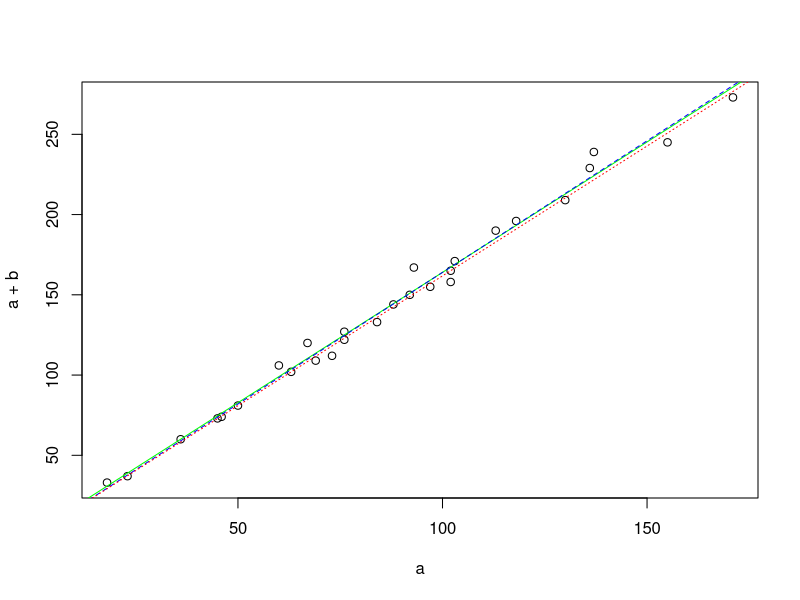
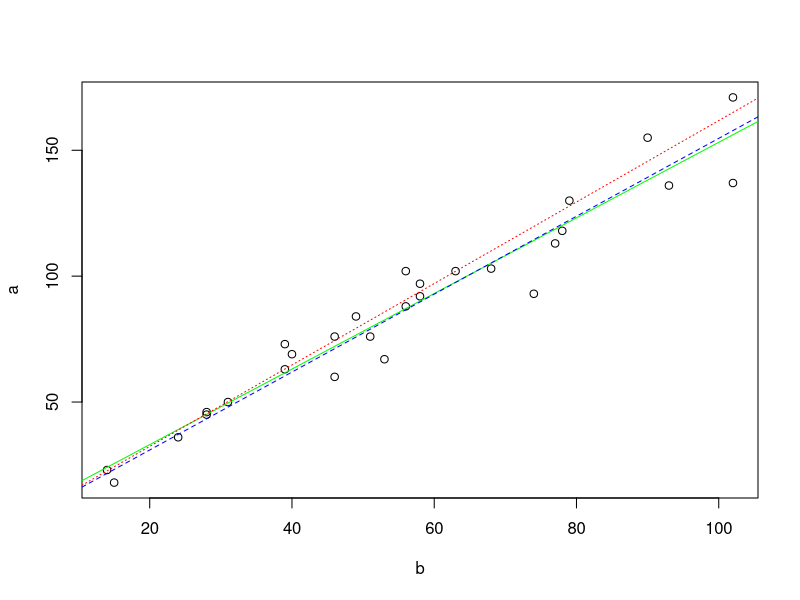
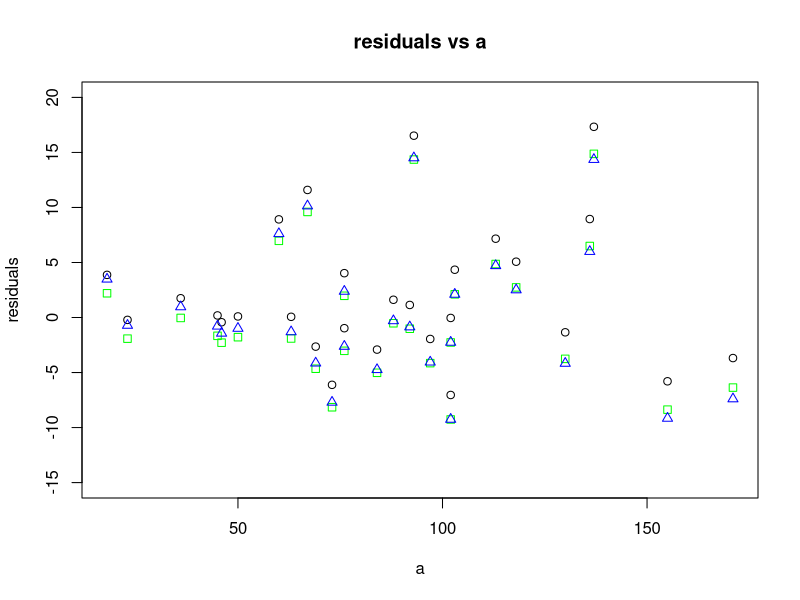

The R script that drew these images, in order:
library(readxl)
setwd('/Users/smanurung/Documents/unimelb/Methods of Math Stats/Lab/linear-regression')

moz = read_excel('Mozart.xls')
moz = as.matrix(moz)
a = moz[,2] # Mozart's development/recapitulation
b = moz[,1] # Mozart's exposition

##############################################################
# a+b vs a
##############################################################

## regression with intercept
plot(a, a+b)
reg = lm(a+b ~ a)
summary(reg) # TODO: understand every details information!
intercept = coef(reg)[1]
slope = coef(reg)[2]
#lines(a, slope*a + intercept, col="red")
abline(reg, lty="solid", col='green')

# regression fit w/o intercept
reg0 = lm(a+b ~ 0+a)
summary(reg0)
slope0 = coef(reg0)
#lines(a, slope0*a, col="blue")
abline(reg0, lty="dashed", col="blue")

# TODO: then, how could we evaluate the meaning of both slopes?

# golden ratio line
goldenSlope = (1 + sqrt(5)) / 2
abline(0, goldenSlope, lty='dotted', col="red")
# Golden line is very similar to the other two lines though the small gap is obvious.

x.bar = mean(a+b/a)
phi = goldenSlope
# The difference is around 0.03, with x.bar less than phi.
# And yes, sample mean is close to phi.

# x.bar > slope w/o intercept > slope w/ intercept > goldenSlope.

##############################################################
# a vs b
##############################################################

## Regression fit w/ intercept
plot(b, a)
reg2 = lm(a ~ b)
summary(reg2)
abline(reg2, lty='solid', col='green')

# regression fit w/o intercept
reg20 = lm(a ~ 0+b)
summary(reg20)
abline(reg20, lty='dashed', col='blue')

# golden slope line
abline(0, goldenSlope, lty='dotted', col='red')

# sample mean
x.bar2 = mean(a/b)
# goldenSlope > x.bar2 > slope w/o intercept > slope w/ intercept.

## Residuals vs a.
resGolden = (a + b) - goldenSlope*a # residual is y - y.hat
resLM = reg$residuals
resLM0 = reg0$residuals
plot(a, resGolden, ylim=c(-15,20),
     main = 'residuals vs a',
     ylab = 'residuals')
points(a, resLM, pch=0, col="green")
points(a, resLM0, pch=2, col='blue')

## Residuals vs b.
resGolden2 = b - goldenSlope*a